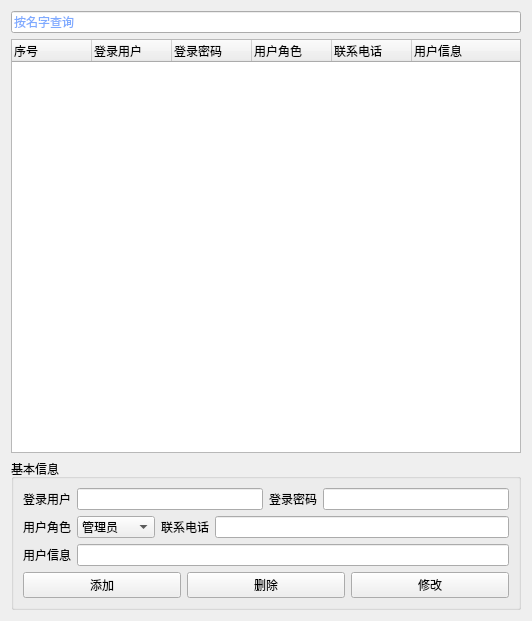
<?xml version="1.0" encoding="UTF-8"?>
<ui version="4.0">
 <class>usermng</class>
 <widget class="QWidget" name="usermng">
  <property name="geometry">
   <rect>
    <x>0</x>
    <y>0</y>
    <width>532</width>
    <height>621</height>
   </rect>
  </property>
  <property name="windowTitle">
   <string>Form</string>
  </property>
  <layout class="QVBoxLayout" name="verticalLayout">
   <item>
    <widget class="QLineEdit" name="m_ctlFilter">
     <property name="styleSheet">
      <string notr="true">color: rgb(0, 85, 255);</string>
     </property>
     <property name="placeholderText">
      <string>按名字查询</string>
     </property>
    </widget>
   </item>
   <item>
    <widget class="QTreeWidget" name="treeWidget">
     <property name="rootIsDecorated">
      <bool>false</bool>
     </property>
     <property name="allColumnsShowFocus">
      <bool>true</bool>
     </property>
     <attribute name="headerDefaultSectionSize">
      <number>80</number>
     </attribute>
     <column>
      <property name="text">
       <string>序号</string>
      </property>
     </column>
     <column>
      <property name="text">
       <string>登录用户</string>
      </property>
     </column>
     <column>
      <property name="text">
       <string>登录密码</string>
      </property>
     </column>
     <column>
      <property name="text">
       <string>用户角色</string>
      </property>
     </column>
     <column>
      <property name="text">
       <string>联系电话</string>
      </property>
     </column>
     <column>
      <property name="text">
       <string>用户信息</string>
      </property>
     </column>
    </widget>
   </item>
   <item>
    <widget class="QGroupBox" name="groupBox">
     <property name="minimumSize">
      <size>
       <width>0</width>
       <height>151</height>
      </size>
     </property>
     <property name="title">
      <string>基本信息</string>
     </property>
     <layout class="QVBoxLayout" name="verticalLayout_2">
      <item>
       <layout class="QHBoxLayout" name="horizontalLayout">
        <item>
         <widget class="QLabel" name="label">
          <property name="text">
           <string>登录用户</string>
          </property>
         </widget>
        </item>
        <item>
         <widget class="QLineEdit" name="txName"/>
        </item>
        <item>
         <widget class="QLabel" name="label_10">
          <property name="text">
           <string>登录密码</string>
          </property>
         </widget>
        </item>
        <item>
         <widget class="QLineEdit" name="txPasswrd"/>
        </item>
       </layout>
      </item>
      <item>
       <layout class="QHBoxLayout" name="horizontalLayout_2">
        <item>
         <widget class="QLabel" name="label_11">
          <property name="text">
           <string>用户角色</string>
          </property>
         </widget>
        </item>
        <item>
         <widget class="QComboBox" name="cbUserRole">
          <item>
           <property name="text">
            <string>管理员</string>
           </property>
          </item>
          <item>
           <property name="text">
            <string>开发人员</string>
           </property>
          </item>
          <item>
           <property name="text">
            <string>测试人员</string>
           </property>
          </item>
          <item>
           <property name="text">
            <string>一般用户</string>
           </property>
          </item>
         </widget>
        </item>
        <item>
         <widget class="QLabel" name="label_12">
          <property name="text">
           <string>联系电话</string>
          </property>
         </widget>
        </item>
        <item>
         <widget class="QLineEdit" name="txUserTel"/>
        </item>
       </layout>
      </item>
      <item>
       <layout class="QHBoxLayout" name="horizontalLayout_3">
        <item>
         <widget class="QLabel" name="label_9">
          <property name="text">
           <string>用户信息</string>
          </property>
         </widget>
        </item>
        <item>
         <widget class="QLineEdit" name="txUserInfo"/>
        </item>
       </layout>
      </item>
      <item>
       <layout class="QHBoxLayout" name="horizontalLayout_4">
        <item>
         <widget class="QPushButton" name="bt_add">
          <property name="text">
           <string>添加</string>
          </property>
         </widget>
        </item>
        <item>
         <widget class="QPushButton" name="bt_remove">
          <property name="text">
           <string>删除</string>
          </property>
         </widget>
        </item>
        <item>
         <widget class="QPushButton" name="bt_modify">
          <property name="text">
           <string>修改</string>
          </property>
         </widget>
        </item>
       </layout>
      </item>
     </layout>
    </widget>
   </item>
  </layout>
 </widget>
 <resources/>
 <connections/>
</ui>
